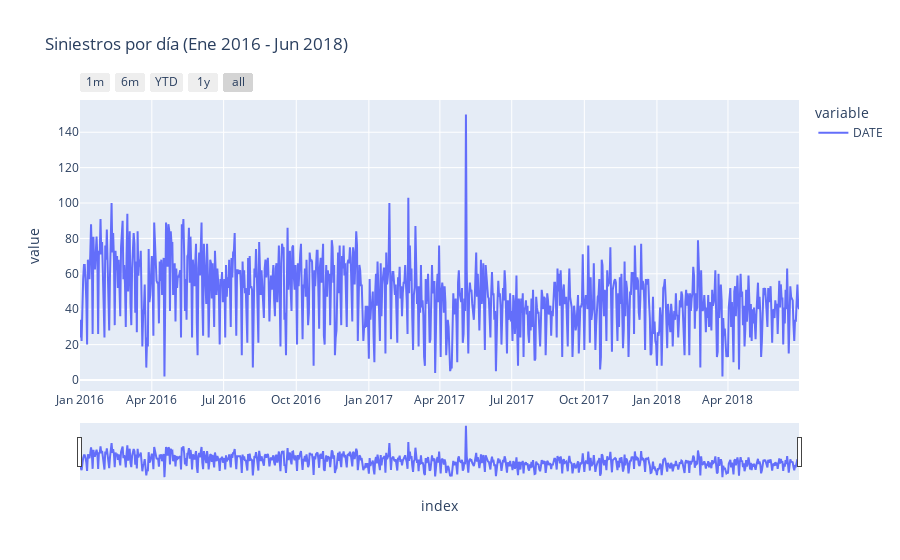

The cell this chart's notebook holds for it:
### Code cell
# Grafica siniestros por dia

fig = px.line(sin_per_day, title='Siniestros por día (Ene 2016 - Jun 2018)')

fig.update_xaxes(
    rangeslider_visible=True,
    rangeselector=dict(
        buttons=list([
            dict(count=1, label="1m", step="month", stepmode="backward"),
            dict(count=6, label="6m", step="month", stepmode="backward"),
            dict(count=1, label="YTD", step="year", stepmode="todate"),
            dict(count=1, label="1y", step="year", stepmode="backward"),
            dict(step="all")
        ])
    )
)
fig.show()

### Figure 1 — Plotly figure (JSON) as saved in the notebook; plotly's stock layout.template omitted (floating-point values rounded to 4 significant figures; data arrays with more than 128 entries replaced by an {"elided": "..."} marker saying what was removed)
{"data": [{"hovertemplate": "variable=DATE<br>index=%{x}<br>value=%{y}<extra></extra>", "legendgroup": "DATE", "line": {"color": "#636efa", "dash": "solid"}, "mode": "lines", "name": "DATE", "orientation": "v", "showlegend": true, "type": "scatter", "x": {"elided": "911 str values"}, "xaxis": "x", "y": {"elided": "911 int values"}, "yaxis": "y"}], "layout": {"legend": {"title": {"text": "variable"}, "tracegroupgap": 0}, "title": {"text": "Siniestros por día (Ene 2016 - Jun 2018)"}, "xaxis": {"anchor": "y", "domain": [0, 1], "rangeselector": {"buttons": [{"count": 1, "label": "1m", "step": "month", "stepmode": "backward"}, {"count": 6, "label": "6m", "step": "month", "stepmode": "backward"}, {"count": 1, "label": "YTD", "step": "year", "stepmode": "todate"}, {"count": 1, "label": "1y", "step": "year", "stepmode": "backward"}, {"step": "all"}]}, "rangeslider": {"visible": true}, "title": {"text": "index"}}, "yaxis": {"anchor": "x", "domain": [0, 1], "title": {"text": "value"}}}}
